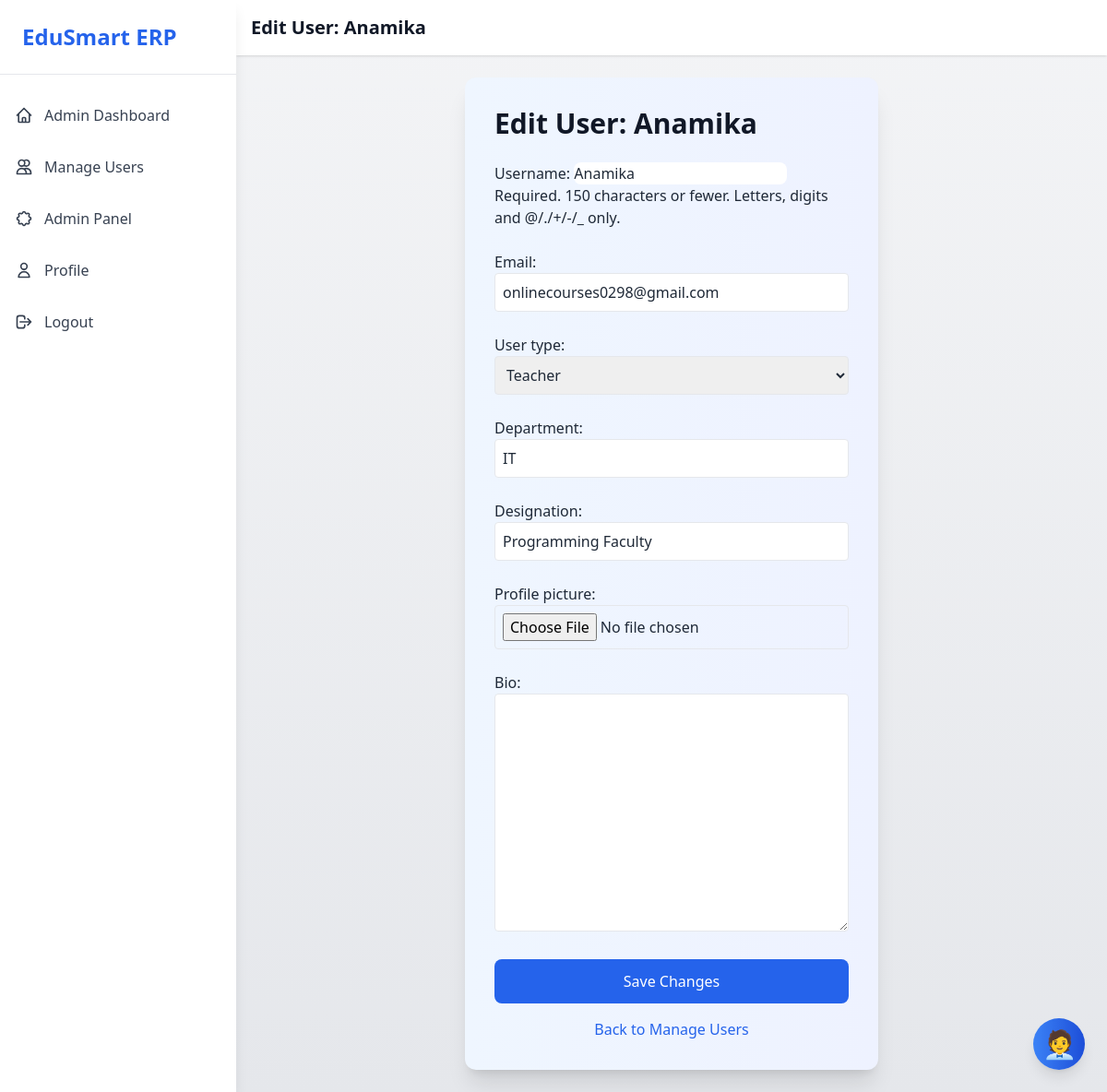
/accounts/edit-user/12/ (signed in), run on the app's committed database.
### accounts/models.py (models this page shows, shortened)
class CustomUser(AbstractUser):
    USER_TYPE_CHOICES = (
        ('student', 'Student'),
        ('teacher', 'Teacher'),
        ('admin', 'Admin'),  # Added admin choice
    )
    user_type = models.CharField(max_length=10, choices=USER_TYPE_CHOICES, default='student')
    department = models.CharField(max_length=100, blank=True, null=True)
    designation = models.CharField(max_length=100, blank=True, null=True)
    course = models.CharField(max_length=100, blank=True, null=True)
    branch = models.CharField(max_length=100, blank=True, null=True)
    roll_number = models.CharField(max_length=50, blank=True, null=True)
    profile_picture = models.ImageField(upload_to='profiles/', blank=True, null=True)
    bio = models.TextField(blank=True, null=True)
    is_email_verified = models.BooleanField(default=False)
    is_active = models.BooleanField(default=True)
    is_sub_admin = models.BooleanField(default=False)  # Added field

### accounts/views.py (the view)
# urls.py: path('edit-user/<int:user_id>/', views.edit_user, name='edit_user'),
@admin_required
def edit_user(request, user_id):
    try:
        user = CustomUser.objects.get(id=user_id)
    except CustomUser.DoesNotExist:
        messages.error(request, 'User not found.')
        return redirect('accounts:manage_users')
    if request.method == 'POST':
        form = ProfileUpdateForm(request.POST, request.FILES, instance=user, request=request)
        if form.is_valid():
            form.save()
            messages.success(request, f'User {user.username} updated successfully!')
            return redirect('accounts:manage_users')
    else:
        form = ProfileUpdateForm(instance=user, request=request)
    return render(request, 'accounts/edit_user.html', {'form': form, 'editing_user': user})

### accounts/permissions.py (called while the page is built)
def admin_required(view_func):
    def check_admin(user):
        return user.is_authenticated and user.user_type == 'admin'
    return user_passes_test(check_admin)(view_func)

### accounts/templates/accounts/edit_user.html (shortened to what this page needs)
{% extends 'base.html' %}
{% block header %}Edit User: {{ editing_user.username }}{% endblock %}
{% block content %}
<div class="max-w-md mx-auto card p-8 bg-gradient-to-r from-blue-50 to-indigo-50 shadow-xl rounded-xl">
    <h2 class="text-3xl font-bold text-gray-900 mb-6">Edit User: {{ editing_user.username }}</h2>
    <form method="post" enctype="multipart/form-data" class="space-y-6">
        {{ form.as_p }}
        <button type="submit" class="w-full bg-blue-600 text-white p-3 rounded-lg hover:bg-blue-700 transition-colors">Save Changes</button>
    </form>
    <p class="mt-4 text-center text-gray-600">
        <a href="{% url 'accounts:manage_users' %}" class="text-blue-600 hover:underline">Back to Manage Users</a>
    </p>
</div>
{% endblock %}

### static/css/styles.css (style rules this page uses)
body.theme-light { background: linear-gradient(to bottom, #f3f4f6, #e5e7eb); color: #1f2937; }
.card { background: white; border-radius: 12px; box-shadow: 0 4px 12px rgba(0, 0, 0, 0.1); transition: all 0.3s ease; }
button, a.bg-blue-600 { background: #2563eb; border-radius: 8px; transition: all 0.3s ease; }
input, select { border-radius: 8px; transition: all 0.3s ease; }
.theme-light { background-color: #f3f4f6; color: #1f2937; }

### data on the page
CustomUser: username "Anamika", email "onlinecourses0298@gmail.com", user_type "Teacher", department "IT", designation "Programming Faculty"
